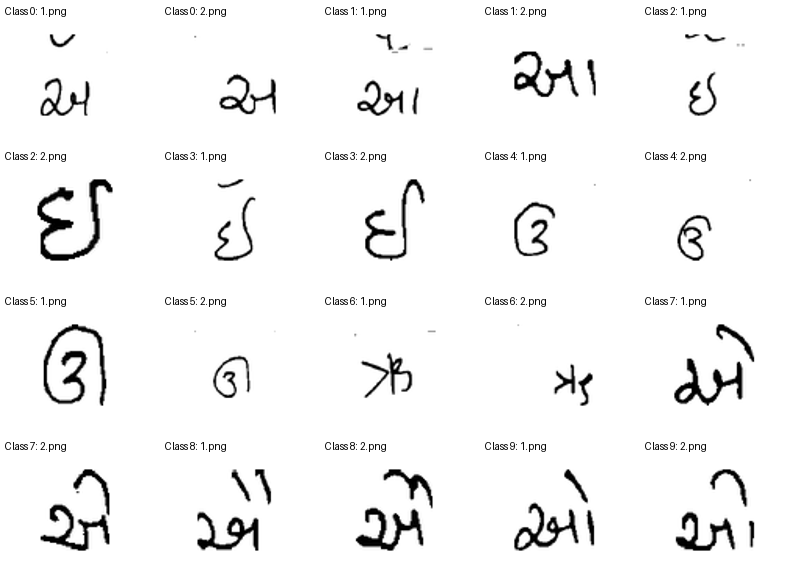
#> input picture outputs/cropped_character_preview.png, 800 x 580 px, given as the content of the folder data/characters/processed_test/box_0, which was not available
$ python preview_cropped.py
#> lines starting #> are read from the running program, lines starting #| are printed output that depends on the picture; pictures that were not available may be replaced by others from this repository, and a replacement may not be noted
from pathlib import Path
from PIL import Image, ImageDraw
import math

root = Path("data/characters/processed_test")
files = []

for class_id in range(10):
    folder = root / f"box_{class_id}"
    for path in sorted(folder.glob("*.png"))[:2]:
        files.append((class_id, path))

cell_w, cell_h = 160, 145
cols = 5
rows = math.ceil(len(files) / cols)
sheet = Image.new("RGB", (cols * cell_w, rows * cell_h), "white")
#> sheet: PIL image 800x290 RGB; every value is 255
draw = ImageDraw.Draw(sheet)

for i, (class_id, path) in enumerate(files):
    with Image.open(path) as img:
#> img is the input picture: PIL image 800x580 RGB; min 0, max 255, mean 244.2
        img = img.convert("L").resize((100, 100))
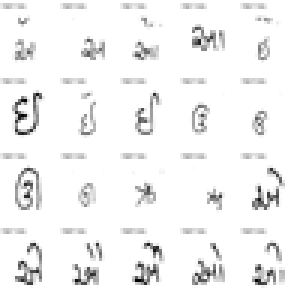
#> img: PIL image 100x100 L (shown 3 times larger); min 0, max 255, mean 243.7
        x = (i % cols) * cell_w
        y = (i // cols) * cell_h
        sheet.paste(img.convert("RGB"), (x + 25, y + 25))
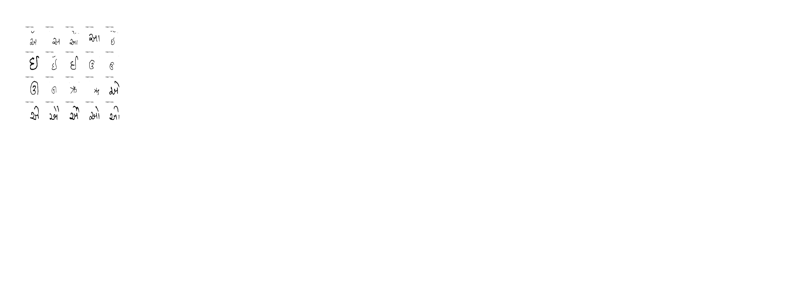
#> sheet: PIL image 800x290 RGB; min 0, max 255, mean 254.5
        draw.text((x + 5, y + 5), f"Class {class_id}: {path.name}", fill="black")

out = Path("outputs/cropped_character_preview.png")
out.parent.mkdir(exist_ok=True)
sheet.save(out)
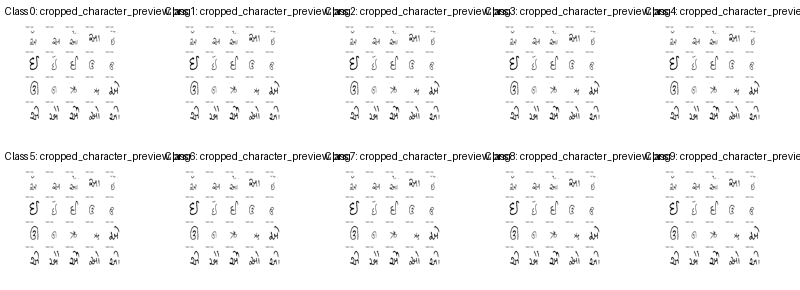
#> saved as cropped_character_preview.png: PIL image 800x290 RGB; min 0, max 255, mean 246
print("Preview saved:", out.resolve())
#| Preview saved: src/experiments/outputs/cropped_character_preview.png
